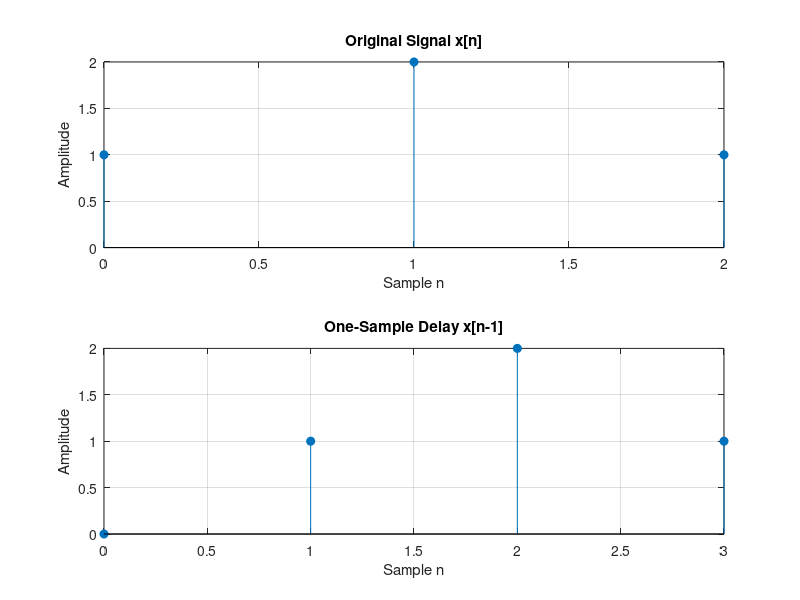
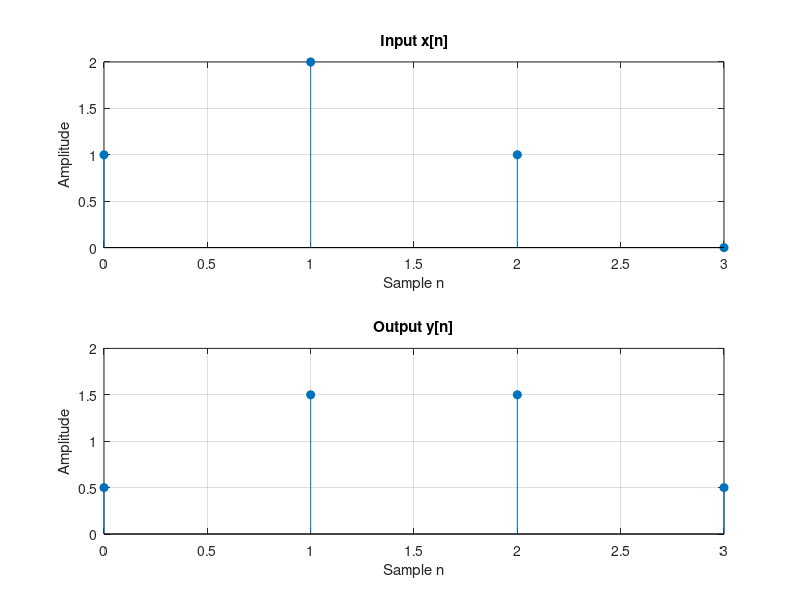
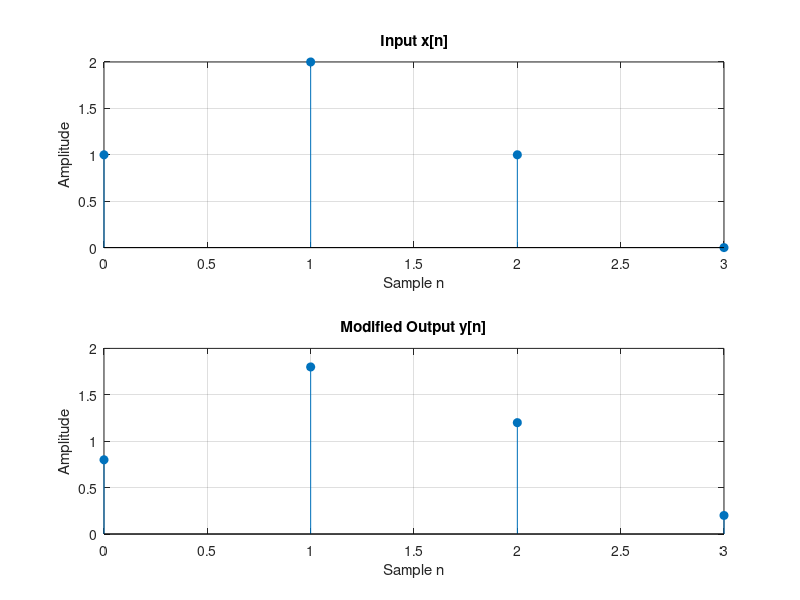

Reproduce these figures in MATLAB, in order.

clear;
clc;
close all;

x = [1 2 1];
n = 0:length(x)-1;

disp(x);
disp(n);


% Delay the signal by one sample
xDelayed = [0 x];
nDelayed = 0:length(xDelayed)-1;


disp('Delayed signal:');
disp(xDelayed);

disp('Delayed sample positions:');
disp(nDelayed);


figure;

subplot(2,1,1);
stem(n, x, 'filled');
title('Original Signal x[n]');
xlabel('Sample n');
ylabel('Amplitude');
grid on;


subplot(2,1,2);
stem(nDelayed, xDelayed, 'filled');
title('One-Sample Delay x[n-1]');
xlabel('Sample n');
ylabel('Amplitude');
grid on;


% Save Part 1 graphs as an image
saveas(gcf, 'part1_original_delayed.png');


%% Part 2: FIR Filter

% Filter coefficients
b = [0.5 0.5];
a = 1;

% Add a zero to show the final output
xInput = [x 0];

% Calculate output
y = filter(b, a, xInput);

% Sample positions
nOutput = 0:length(y)-1;

% Display the output
disp('Output samples:');
disp(y);


% Plot input and output signals
figure;

subplot(2,1,1);
stem(nOutput, xInput, 'filled');
title('Input x[n]');
xlabel('Sample n');
ylabel('Amplitude');
grid on;

subplot(2,1,2);
stem(nOutput, y, 'filled');
title('Output y[n]');
xlabel('Sample n');
ylabel('Amplitude');
grid on;


% Save the Part 2 figure
saveas(gcf, 'part2_original_filter.png');


%% Part 3: Modified FIR Filter

% New filter coefficients
bModified = [0.8 0.2];

% Calculate the modified output
yModified = filter(bModified, a, xInput);

% Display the new output
disp('Modified filter output:');
disp(yModified);


% Plot the modified filter
figure;

subplot(2,1,1);
stem(nOutput, xInput, 'filled');
title('Input x[n]');
xlabel('Sample n');
ylabel('Amplitude');
grid on;

subplot(2,1,2);
stem(nOutput, yModified, 'filled');
title('Modified Output y[n]');
xlabel('Sample n');
ylabel('Amplitude');
grid on;

% Save the figure
saveas(gcf, 'part3_modified_filter.png');
